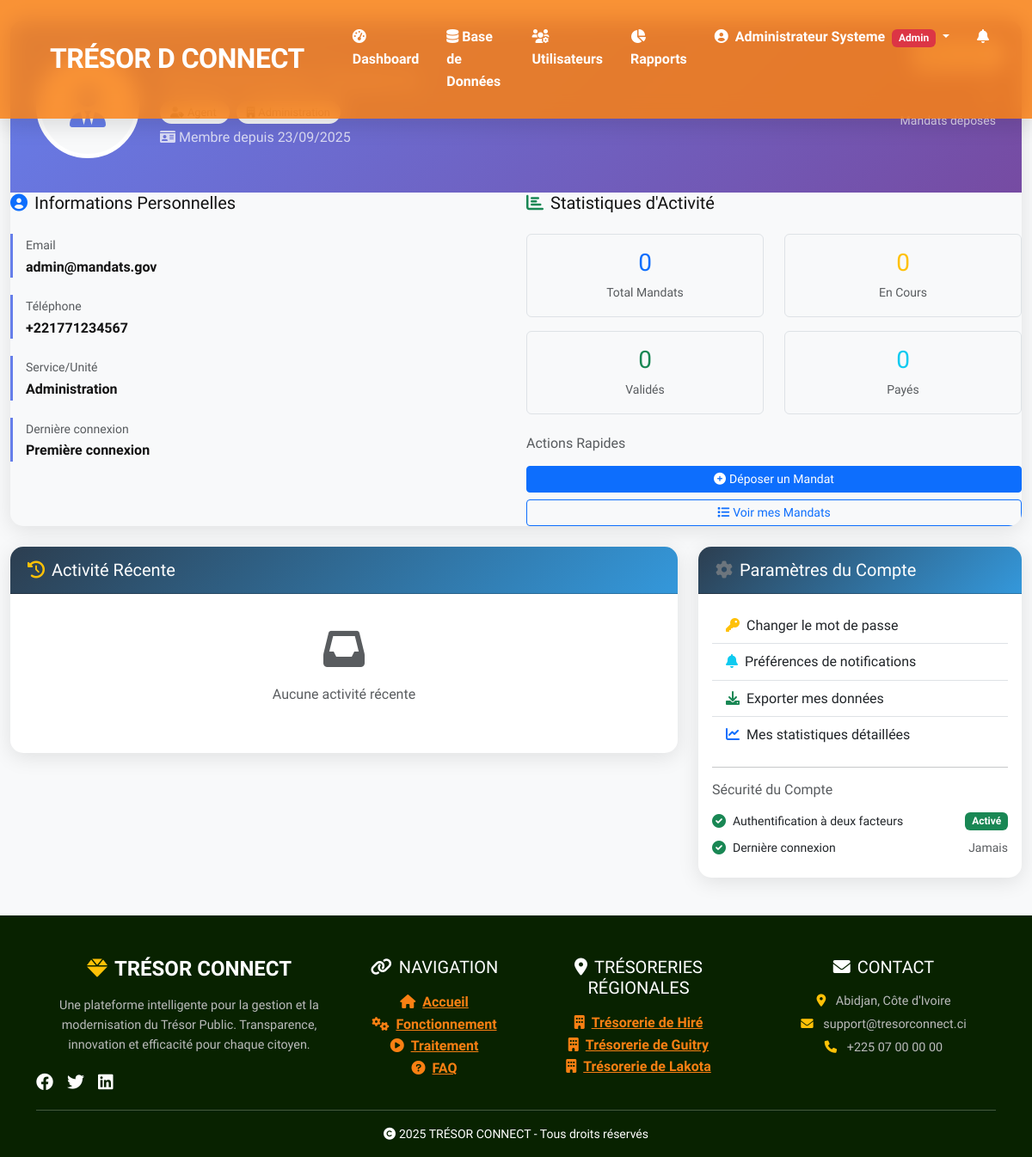
/profil (signed in), run on an earlier commit of the app's database.
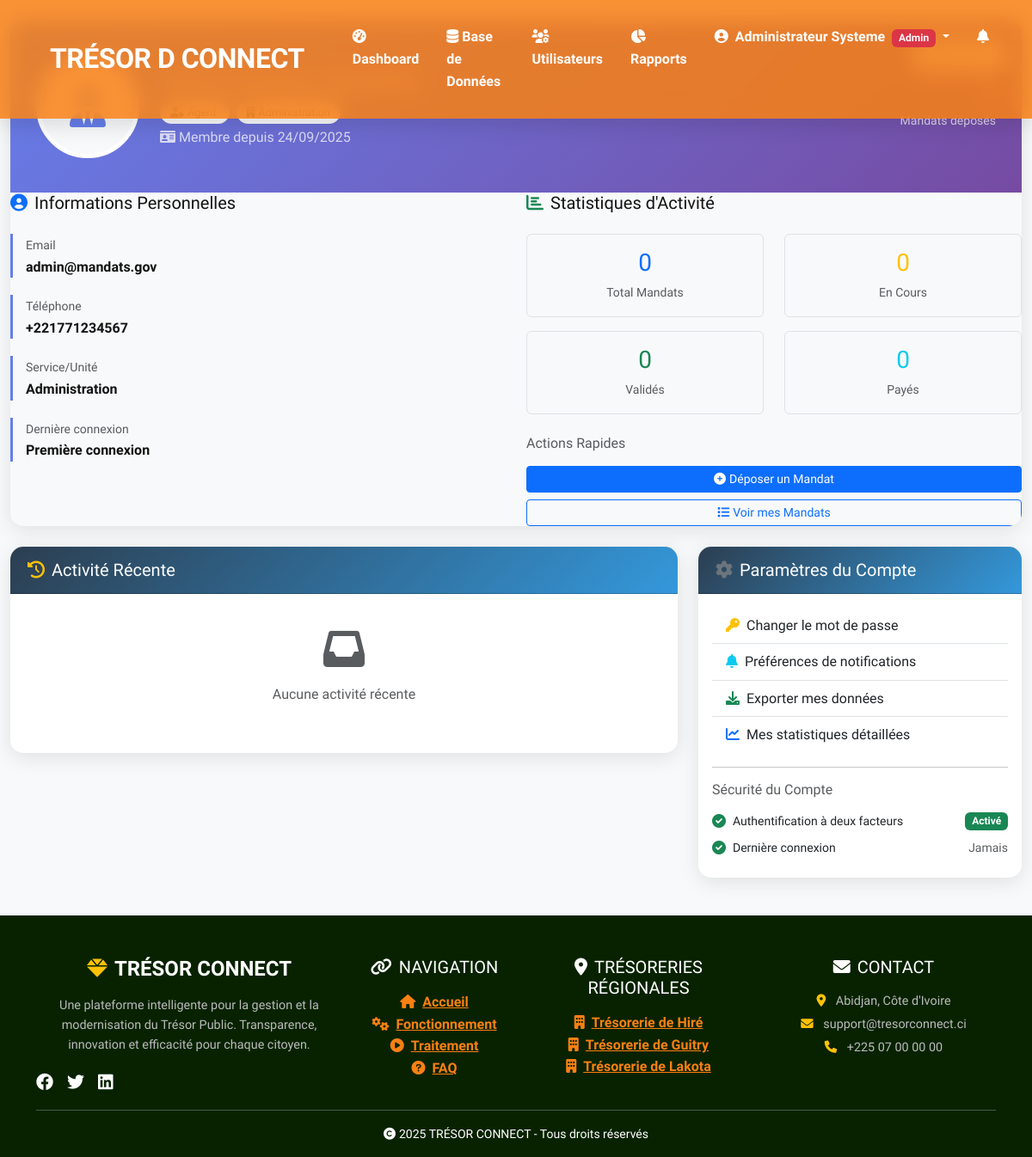
And on a later commit of the database.
### models.py (models this page shows, shortened)
class User(UserMixin, db.Model):
    __tablename__ = 'users'
    id = db.Column(db.Integer, primary_key=True)
    email = db.Column(db.String(120), unique=True, nullable=False)
    telephone = db.Column(db.String(20), nullable=False)
    nom_complet = db.Column(db.String(200), nullable=False)
    password_hash = db.Column(db.String(256), nullable=False)
    role = db.Column(db.Enum(UserRole), nullable=False)
    entreprise = db.Column(db.String(200))
    service = db.Column(db.String(200))
    is_active = db.Column(db.Boolean, default=True)
    date_creation = db.Column(db.DateTime, default=datetime.utcnow)
    last_login = db.Column(db.DateTime)
    mandats_agent = db.relationship('Mandat', foreign_keys='Mandat.agent_id', backref='agent', lazy=True)
    mandats_fournisseur = db.relationship('Mandat', foreign_keys='Mandat.fournisseur_id', backref='fournisseur', lazy=True)
    historiques = db.relationship('HistoriqueMandat', backref='user', lazy=True)
    notifications = db.relationship('Notification', backref='user', lazy=True)
    otps = db.relationship('OTP', backref='user', lazy=True)

### app.py (the view, shortened to what this page needs)
@app.route('/profil')
@login_required
def profil():
    if current_user.role == UserRole.AGENT:
        stats = {
            'mandats_total': Mandat.query.filter_by(agent_id=current_user.id).count(),
            'mandats_en_cours': Mandat.query.filter_by(agent_id=current_user.id, statut=StatutMandat.EN_COURS).count(),
            'mandats_valides': Mandat.query.filter_by(agent_id=current_user.id, statut=StatutMandat.VALIDE).count(),
            'mandats_payes': Mandat.query.filter_by(agent_id=current_user.id, statut=StatutMandat.PAYE).count()
        }
        mandats_recents = Mandat.query.filter_by(agent_id=current_user.id)\
            .order_by(Mandat.date_depot.desc())\
            .limit(5)\
            .all()
        activites_recentes = []
        for mandat in mandats_recents:
            activites_recentes.append({
                'action': f'Mandat {mandat.reference} déposé',
                'description': f'Montant: {mandat.montant} FCFA - {mandat.fournisseur.nom_complet if mandat.fournisseur else "Fournisseur inconnu"}',
                'date': mandat.date_depot,
                'type': 'Mandat'
            })
        return render_template('user_agent/agent_profile.html',
                             stats=stats,
                             activites_recentes=activites_recentes)
    else:
        return render_template('user_agent/agent_profile.html',
                             stats={'mandats_total': 0, 'mandats_en_cours': 0, 'mandats_valides': 0, 'mandats_payes': 0},
                             activites_recentes=[])

### app.py (called while the page is built)
def create_app():
    app = Flask(__name__)
    app.config.from_object(Config)
    db.init_app(app)
    login_manager = LoginManager()
    login_manager.init_app(app)
    login_manager.login_view = 'connexion'
    login_manager.login_message = 'Veuillez vous connecter pour accéder à cette page.'
    @login_manager.user_loader
    def load_user(user_id):
        return User.query.get(int(user_id))
    with app.app_context():
        os.makedirs(app.config['UPLOAD_FOLDER'], exist_ok=True)
    return app

### templates/user_agent/agent_profile.html (shortened to what the changed rows need)
{% extends "base.html" %}
{% block content %}
<div class="container-fluid py-4">
    <div class="row mb-4">
        <div class="col-12">
            <div class="profile-card">
                <div class="profile-header">
                    <div class="row align-items-center">
                        <div class="col">
                            <h1 class="h3 mb-2">{{ current_user.nom_complet }}</h1>
                            <p class="mb-1">
                                <span class="stat-badge bg-light text-dark">
                                </span>
                                {% if current_user.service %}
                                <span class="stat-badge bg-light text-dark ms-2">
                                </span>
                                {% endif %}
                            </p>
                            <p class="mb-0 opacity-75">
                                <i class="fas fa-id-card me-1"></i>Membre depuis
                                {{ current_user.date_creation.strftime('%d/%m/%Y') }}
                            </p>
                        </div>
                    </div>
                </div>
                <div class="card-body">
                    <div class="row">
                        <div class="col-lg-6">
                            <div class="info-item">
                                <label class="text-muted small">Email</label>
                                <p class="mb-0 fw-bold">{{ current_user.email }}</p>
                            </div>
                            <div class="info-item">
                                <label class="text-muted small">Téléphone</label>
                                <p class="mb-0 fw-bold">{{ current_user.telephone }}</p>
                            </div>
                            <div class="info-item">
                                <label class="text-muted small">Service/Unité</label>
                                <p class="mb-0 fw-bold">{{ current_user.service or "Non spécifié" }}</p>
                            </div>
                        </div>
                    </div>
                </div>
            </div>
        </div>
    </div>
</div>
{% endblock %}

### templates/base.html (shortened to what the changed rows need)
<!DOCTYPE html>
<html lang="{{ lang }}">
<head>
  <link href="https://cdn.jsdelivr.net/npm/bootstrap@5.3.0/dist/css/bootstrap.min.css" rel="stylesheet">
  <link href="https://cdnjs.cloudflare.com/ajax/libs/font-awesome/6.0.0-beta3/css/all.min.css" rel="stylesheet">
  <link href="{{ url_for('static', filename='css/base.css') }}" rel="stylesheet">
</head>
<body class="d-flex flex-column min-vh-100">
  <header class="custom-header py-3">
    <div class="container">
      <nav class="navbar navbar-expand-lg navbar-dark">
        <div class="collapse navbar-collapse" id="navbarNav">
          <ul class="navbar-nav ms-auto">
            {% if current_user.is_authenticated %}
              <li class="nav-item">
                <a class="nav-link {% if request.endpoint == 'dashboard' %}active{% endif %}" href="{{ url_for('dashboard') }}">
                  <i class="fas fa-tachometer-alt me-1"></i>Dashboard
                </a>
              </li>
              {% if current_user.role.value == 'admin' %}
              <li class="nav-item">
                <a class="nav-link {% if request.endpoint == 'admin_database' %}active{% endif %}" href="{{ url_for('admin_database') }}">
                  <i class="fas fa-database me-1"></i>Base de Données
                </a>
              </li>
              <li class="nav-item">
                <a class="nav-link {% if request.endpoint == 'admin_users' %}active{% endif %}" href="{{ url_for('admin_users') }}">
                  <i class="fas fa-users-cog me-1"></i>Utilisateurs
                </a>
              </li>
              <li class="nav-item">
                <a class="nav-link {% if request.endpoint == 'admin_reports' %}active{% endif %}" href="{{ url_for('admin_reports') }}">
                  <i class="fas fa-chart-pie me-1"></i>Rapports
                </a>
              </li>
              {% endif %}
              <li class="nav-item dropdown">
                <a class="nav-link dropdown-toggle" href="#" id="userDropdown" role="button" data-bs-toggle="dropdown">
                  <i class="fas fa-user-circle me-1"></i>
                  {{ current_user.nom_complet }}
                  <span class="badge bg-{% if current_user.role.value == 'admin' %}danger{% elif current_user.role.value == 'agent' %}primary{% elif current_user.role.value == 'tresorier' %}warning{% else %}success{% endif %} ms-1">
                    {{ current_user.role.value|title }}
                  </span>
                </a>
              </li>
              <li class="nav-item dropdown">
                <a class="nav-link position-relative" href="#" id="notificationsDropdown" role="button" data-bs-toggle="dropdown">
                  <i class="fas fa-bell"></i>
                </a>
              </li>
            {% endif %}
          </ul>
        </div>
      </nav>
    </div>
  </header>
  <main class="flex-grow-1">
    {% block content %}{% endblock %}
  </main>
</body>
</html>

What changed in the data, as far as the page shows it:
changed User "Administrateur Systeme": date_creation "23/09/2025" → "24/09/2025"
